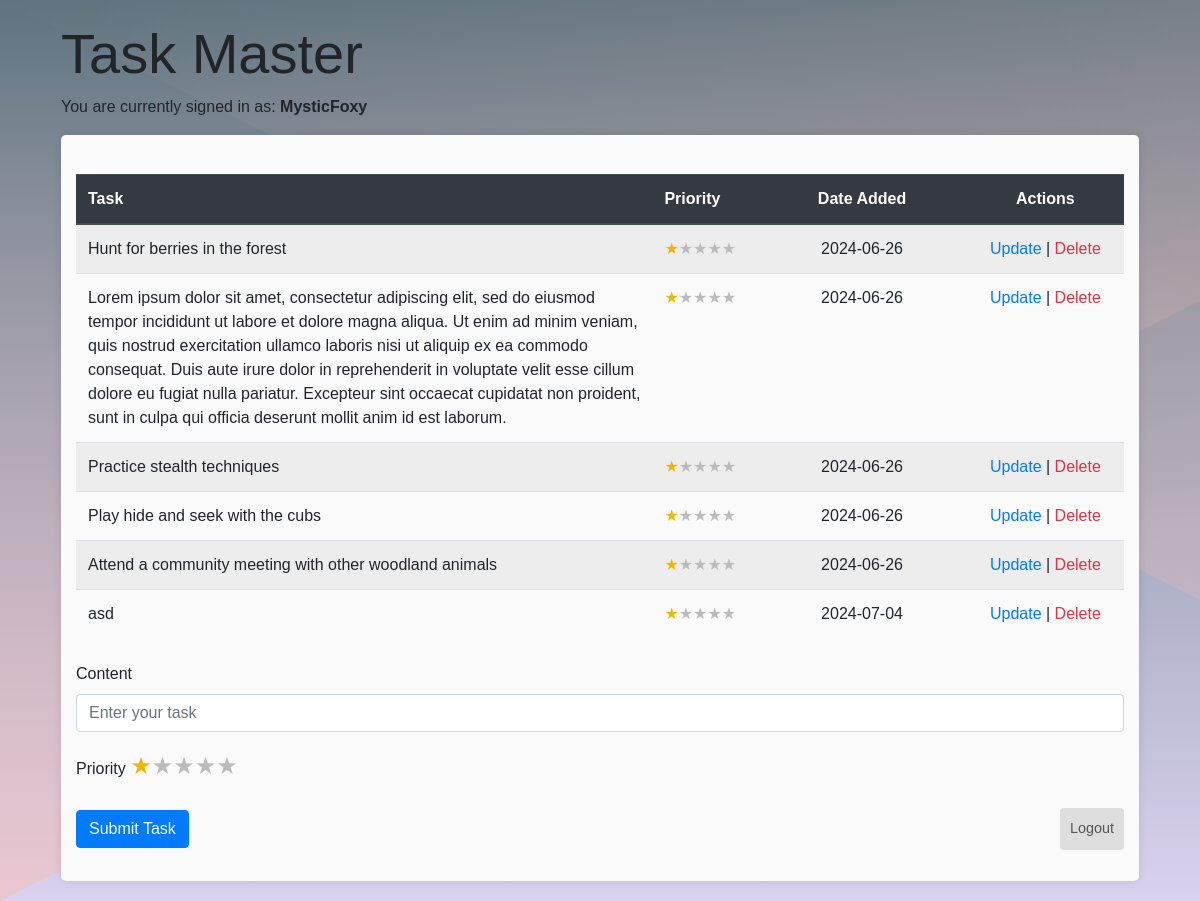
Page /dashboard (signed in) on the committed database.
### models.py (models this page shows)
class User(db.Model, UserMixin):
    id = db.Column(db.Integer, primary_key=True)
    username = db.Column(db.String(30), nullable=False)
    password = db.Column(db.String(96), nullable=False)
    email = db.Column(db.String(60), nullable=False, unique=True)
    date_created = db.Column(db.DateTime, default=datetime.now)
    todos = db.relationship('Todo', backref='author', lazy=True)

class Todo(db.Model):
    id = db.Column(db.Integer, primary_key=True)
    content = db.Column(db.String(4000), nullable=False)
    date_created = db.Column(db.DateTime, default=datetime.now)
    user_id = db.Column(db.Integer, db.ForeignKey('user.id'), nullable=False)
    priority = db.Column(db.Integer, default=1)

### app.py (the view, shortened to what this page needs)
@app.route('/dashboard', methods=['GET', 'POST'])
@login_required
def dashboard():
    form = TodoForm()
    todos = Todo.query.filter_by(user_id=current_user.id).all()
    return render_template('dashboard.html', form=form, todos=todos)

### forms.py
class TodoForm(FlaskForm):
    content = StringField(validators=[InputRequired(), Length(max=4000)], render_kw={"placeholder": "Enter your task"})
    priority = SelectField('Priority', choices=[(1, '1'), (2, '2'), (3, '3'), (4, '4'), (5, '5')], coerce=int, default=1)
    submit = SubmitField("Submit Task")

### app.py (called while the page is built)
@login_manager.user_loader
def load_user(user_id):
    return User.query.get(int(user_id))

### templates/dashboard.html (shortened to what this page needs)
{% extends 'base.html' %}
{% block content %}
<div class="content px-3">
    <h1 class="display-4">Task Master</h1>
    <p>You are currently signed in as: <strong>{{ current_user.username }}</strong></p>
    <div class="task-box">
        {% if todos|length < 1 %}
        <h4 class="text-center mt-4">There are no tasks. Create one below!</h4>
        {% else %}
        <table class="table table-striped mt-4">
            <thead class="thead-dark">
                <tr>
                    <th style="width: 55%;">Task</th>
                    <th style="width: 10%;">Priority</th>
                    <th style="width: 20%;" class="text-center">Date Added</th>
                    <th style="width: 15%;" class="text-center">Actions</th>
                </tr>
            </thead>
            <tbody>
            {% for todo in todos %}
                <tr>
                    <td>{{ todo.content }}</td>
                    <td>
                        <div class="task-priority">
                            {% set priority = todo.priority if todo.priority is not none else 1 %}
                            {% for i in range(1, 6) %}
                                <span class="{{ 'filled' if i <= priority else 'empty' }}">&#9733;</span>
                            {% endfor %}
                        </div>
                    </td>
                    <td class="text-center">{{ todo.date_created.date() }}</td>
                    <td class="text-center">
                        <a href="/update/{{todo.id}}" class="text-primary">Update</a> |
                        <a href="/delete/{{todo.id}}" class="text-danger">Delete</a>
                    </td>
                </tr>
            {% endfor %}
            </tbody>
        </table>
        {% endif %}
        <form action="{{ url_for('dashboard') }}" method="POST" class="mt-4">
            <div class="form-group">
                {{ form.content.label(class="form-label") }}
                {{ form.content(class="form-control") }}
            </div>
            <div class="form-group">
                {{ form.priority.label(class="form-label") }}
                <div class="star-rating">
                    {% for i in range(5, 0, -1) %}
                        <label for="star{{ i }}">&#9733;</label>
                    {% endfor %}
                </div>
            </div>
            <div class="form-group form-buttons">
                {{ form.submit(class="btn btn-primary") }}
                <a href="{{ url_for('logout') }}" class="btn btn-secondary">Logout</a>
            </div>
        </form>
    </div>
</div>
{% endblock %}

### templates/base.html (shortened to what this page needs)
<!doctype html>
<html lang="en">
<head>
    <link href="https://stackpath.bootstrapcdn.com/bootstrap/4.5.2/css/bootstrap.min.css" rel="stylesheet">
    <link href="{{ url_for('static', filename='css/main.css') }}" rel="stylesheet">
</head>
<body>
    <div class="container">
        {% block content %}{% endblock %}
    </div>
</body>
</html>

### static/css/main.css (style rules this page uses)
body { font-family: Arial, sans-serif; background-color: #eaeaea; display: flex; justify-content: center; align-items: center; min-height: 100vh; margin: 0; position: relative; background-color: #5D737E; background-attachment: fixed; background-size: cover; }
.content { width: 100%; max-width: 1200px; padding: 20px; box-sizing: border-box; }
.task-box { background-color: #fafafa; padding: 15px; border-radius: 5px; box-shadow: 0 0 10px rgba(0,0,0,0.1); }
.form-buttons { display: flex; justify-content: space-between; align-items: center; }
.table td, .table th { overflow: hidden; text-overflow: ellipsis; }
.table th { width: auto; }
.text-center { text-align: center; }
.task-priority { display: inline-flex; }
.task-priority .filled { color: #f2b600; }
.task-priority .empty { color: #bbb; }
.star-rating { direction: rtl; display: inline-flex; }
.star-rating label { font-size: 1.5em; color: #bbb; cursor: pointer; }
.star-rating input[type=radio]:checked ~ label { color: #f2b600; }
.btn-secondary { background-color: #dddddd; color: #555555; border: none; font-size: 0.9rem; padding: 10px; }

### rows in the picture
User: username "MysticFoxy"
Todo: content "Hunt for berries in the forest", date_created "2024-06-26"
Todo: content "Lorem ipsum dolor sit amet, consectetur adipiscing elit, sed do eiusmod tempor incididunt ut labore et dolore magna aliqua. Ut enim ad minim veniam, quis nostrud exercitation ullamco laboris nisi ut aliquip ex ea commodo consequat. Duis aute irure dolor in reprehenderit in voluptate velit esse cillum dolore eu fugiat nulla pariatur. Excepteur sint occaecat cupidatat non proident, sunt in culpa qui officia deserunt mollit anim id est laborum.", date_created "2024-06-26"
Todo: content "Practice stealth techniques", date_created "2024-06-26"
Todo: content "Play hide and seek with the cubs", date_created "2024-06-26"
Todo: content "Attend a community meeting with other woodland animals", date_created "2024-06-26"
Todo: content "asd", date_created "2024-07-04"
